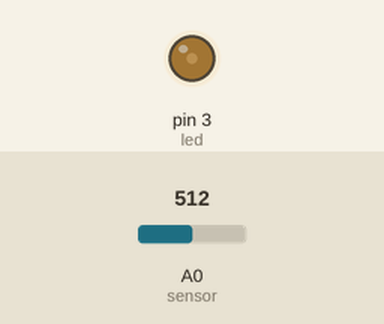
The sketch below on a simulated Arduino Uno, built with avr-gcc and run on an emulated ATmega328P. Shown: output pins drawn as LEDs (lit = HIGH). Inputs (shaded band) come from the test bench; at power-on: A0 (sensor) = 512.

Above: at 1.2 s.
1.3 s: A0 (sensor) set to 716
At 2.3 s:
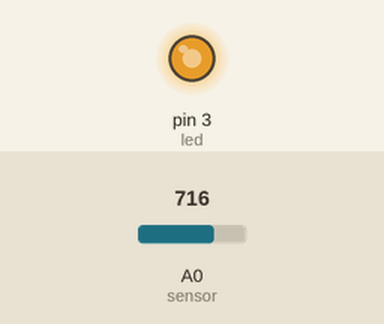
2.8 s: A0 (sensor) set to 779
At 3.5 s:
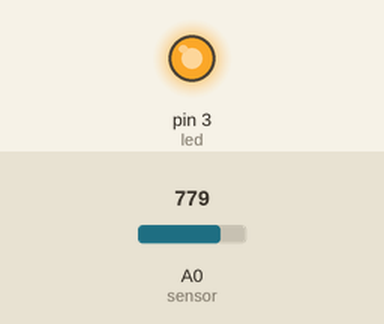
4.3 s: A0 (sensor) set to 793
At 4.7 s:
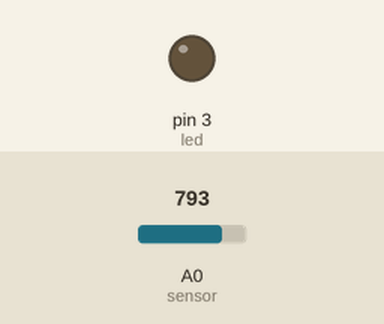
5.8 s: A0 (sensor) set to 900
At 7.0 s:
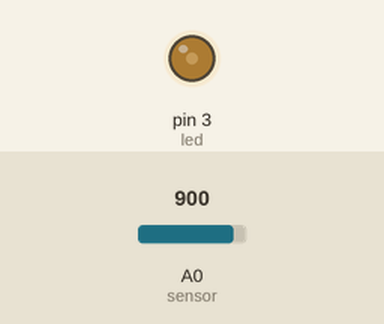
7.3 s: A0 (sensor) set to 1023
At 8.4 s:
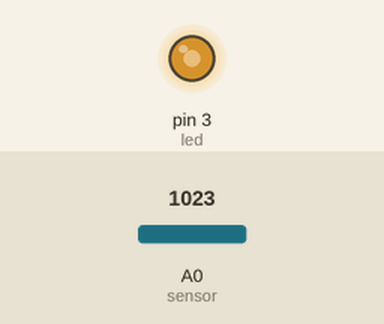
Timing chart, 0 to 9.8 s (numbered marks = the images above; inputs shaded):
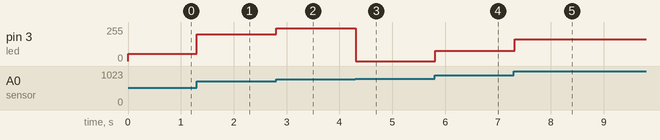

The sketch:

IR_MAP_LED_Example.ino
```cpp
int sensor = A0;
int led = 3;

int sensorReading = 0;
int mappedValue = 0;

void setup() {
  Serial.begin(9600);
  pinMode(sensor, INPUT);
  pinMode(led, OUTPUT);
}

void loop() {
  sensorReading = analogRead(sensor);
  mappedValue = map(sensorReading, 72, 431, 0, 255); // Remap range of values
  analogWrite(led, mappedValue);
  delay(100);
}
```

Measured:
- the behaviour switches between 792 and 793 on A0 (sensor) (found by bisection; images 2 and 3)
- after the input at 1.3 s, pin 3 (led): 56/255 → 201/255 at once
- after the input at 2.8 s, pin 3 (led): 201/255 → 246/255 at once
- after the input at 4.3 s, pin 3 (led): 246/255 → 0/255 at once
- after the input at 5.8 s, pin 3 (led): 0/255 → 76/255 at once
- after the input at 7.3 s, pin 3 (led): 76/255 → 163/255 at once
